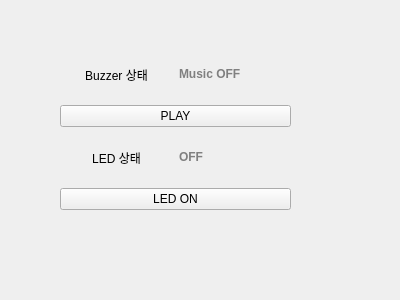
<?xml version="1.0" encoding="UTF-8"?>
<ui version="4.0">
 <class>Form</class>
 <widget class="QWidget" name="Form">
  <property name="geometry">
   <rect>
    <x>0</x>
    <y>0</y>
    <width>400</width>
    <height>300</height>
   </rect>
  </property>
  <property name="windowTitle">
   <string>Form</string>
  </property>
  <widget class="QWidget" name="verticalLayoutWidget">
   <property name="geometry">
    <rect>
     <x>60</x>
     <y>50</y>
     <width>231</width>
     <height>160</height>
    </rect>
   </property>
   <layout class="QVBoxLayout" name="verticalLayout">
    <item>
     <layout class="QHBoxLayout" name="horizontalLayout">
      <item>
       <widget class="QLabel" name="LblLED_2">
        <property name="text">
         <string>Buzzer 상태</string>
        </property>
        <property name="alignment">
         <set>Qt::AlignCenter</set>
        </property>
       </widget>
      </item>
      <item>
       <widget class="QLabel" name="LblBuzzer">
        <property name="text">
         <string>&lt;html&gt;&lt;head/&gt;&lt;body&gt;&lt;p&gt;&lt;span style=&quot; color: gray; font-weight: bold&quot;&gt;Music OFF&lt;/span&gt;&lt;/p&gt;&lt;/body&gt;&lt;/html&gt;</string>
        </property>
       </widget>
      </item>
     </layout>
    </item>
    <item>
     <widget class="QPushButton" name="BtnBuzzer">
      <property name="text">
       <string>PLAY</string>
      </property>
     </widget>
    </item>
    <item>
     <layout class="QHBoxLayout" name="horizontalLayout_2">
      <item>
       <widget class="QLabel" name="LblLED_3">
        <property name="text">
         <string>LED 상태</string>
        </property>
        <property name="alignment">
         <set>Qt::AlignCenter</set>
        </property>
       </widget>
      </item>
      <item>
       <widget class="QLabel" name="LblLED">
        <property name="text">
         <string>&lt;html&gt;&lt;head/&gt;&lt;body&gt;&lt;p&gt;&lt;span style=&quot; color: gray; font-weight: bold;&quot;&gt;OFF&lt;/span&gt;&lt;/p&gt;&lt;/body&gt;&lt;/html&gt;</string>
        </property>
        <property name="textFormat">
         <enum>Qt::AutoText</enum>
        </property>
        <property name="wordWrap">
         <bool>true</bool>
        </property>
       </widget>
      </item>
     </layout>
    </item>
    <item>
     <widget class="QPushButton" name="BtnLED">
      <property name="text">
       <string>LED ON</string>
      </property>
     </widget>
    </item>
   </layout>
  </widget>
 </widget>
 <resources/>
 <connections/>
</ui>
